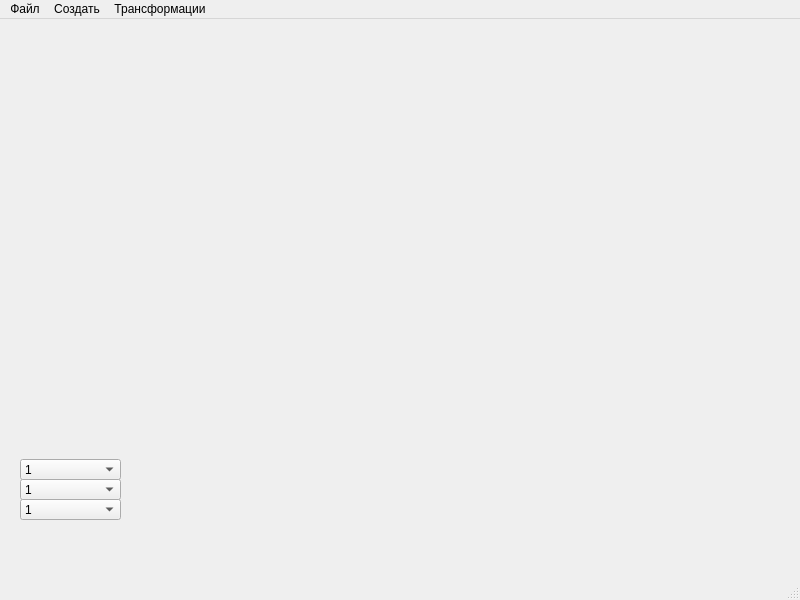
<?xml version="1.0" encoding="UTF-8"?>
<ui version="4.0">
 <class>MainWindow</class>
 <widget class="QMainWindow" name="MainWindow">
  <property name="geometry">
   <rect>
    <x>0</x>
    <y>0</y>
    <width>800</width>
    <height>600</height>
   </rect>
  </property>
  <property name="windowTitle">
   <string>MainWindow</string>
  </property>
  <widget class="QWidget" name="centralwidget">
   <widget class="QComboBox" name="comboBox1">
    <property name="geometry">
     <rect>
      <x>20</x>
      <y>440</y>
      <width>101</width>
      <height>21</height>
     </rect>
    </property>
    <item>
     <property name="text">
      <string>1</string>
     </property>
    </item>
    <item>
     <property name="text">
      <string>2</string>
     </property>
    </item>
    <item>
     <property name="text">
      <string>3</string>
     </property>
    </item>
   </widget>
   <widget class="QComboBox" name="comboBox_">
    <property name="geometry">
     <rect>
      <x>20</x>
      <y>460</y>
      <width>101</width>
      <height>21</height>
     </rect>
    </property>
    <item>
     <property name="text">
      <string>1</string>
     </property>
    </item>
    <item>
     <property name="text">
      <string>2</string>
     </property>
    </item>
    <item>
     <property name="text">
      <string>3</string>
     </property>
    </item>
   </widget>
   <widget class="QComboBox" name="comboBox3">
    <property name="geometry">
     <rect>
      <x>20</x>
      <y>480</y>
      <width>101</width>
      <height>21</height>
     </rect>
    </property>
    <item>
     <property name="text">
      <string>1</string>
     </property>
    </item>
    <item>
     <property name="text">
      <string>2</string>
     </property>
    </item>
    <item>
     <property name="text">
      <string>3</string>
     </property>
    </item>
   </widget>
  </widget>
  <widget class="QMenuBar" name="menubar">
   <property name="geometry">
    <rect>
     <x>0</x>
     <y>0</y>
     <width>800</width>
     <height>17</height>
    </rect>
   </property>
   <widget class="QMenu" name="menu">
    <property name="title">
     <string>Файл</string>
    </property>
    <addaction name="OpenProject"/>
    <addaction name="Save"/>
    <addaction name="SaveAs"/>
   </widget>
   <widget class="QMenu" name="menu_2">
    <property name="title">
     <string>Создать</string>
    </property>
    <addaction name="CreateEllipse"/>
   </widget>
   <widget class="QMenu" name="menu_3">
    <property name="title">
     <string>Трансформации</string>
    </property>
    <addaction name="TransformForSelectedFigures"/>
   </widget>
   <addaction name="menu"/>
   <addaction name="menu_2"/>
   <addaction name="menu_3"/>
  </widget>
  <widget class="QStatusBar" name="statusbar"/>
  <action name="CreateEllipse">
   <property name="text">
    <string>Эллипс</string>
   </property>
  </action>
  <action name="TransformForSelectedFigures">
   <property name="text">
    <string>Выделенные</string>
   </property>
  </action>
  <action name="OpenProject">
   <property name="text">
    <string>Открыть</string>
   </property>
  </action>
  <action name="Save">
   <property name="text">
    <string>Сохранить</string>
   </property>
  </action>
  <action name="SaveAs">
   <property name="text">
    <string>Сохранить как</string>
   </property>
  </action>
 </widget>
 <resources/>
 <connections/>
</ui>
